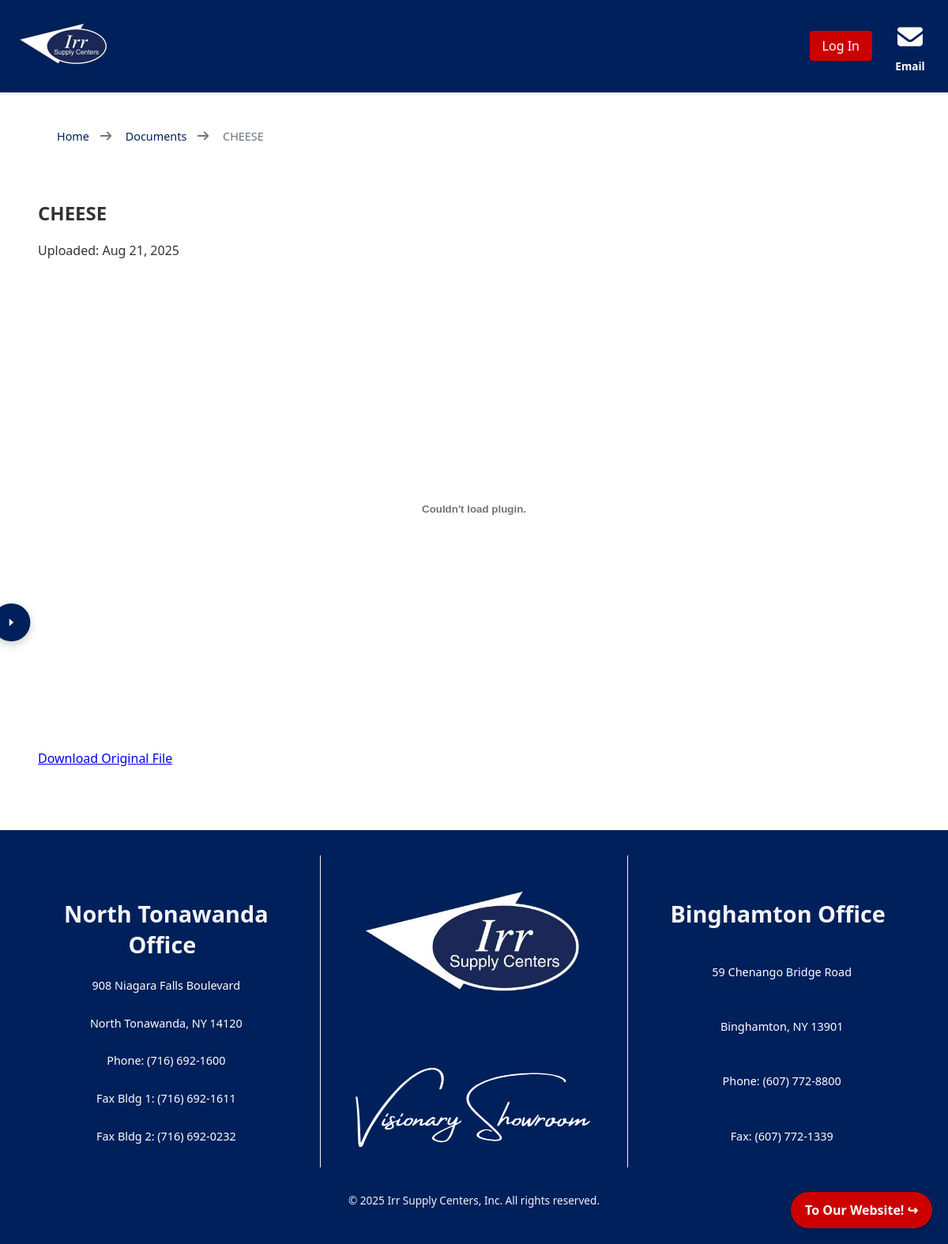
Page /documents/5/ on the committed database.
### documents/models.py (models this page shows, shortened)
class Document(models.Model):
    title = models.CharField(max_length=255)
    file = models.FileField(upload_to='documents/')
    description = models.TextField(blank=True)
    uploaded_at = models.DateTimeField(auto_now_add=True)
    uploaded_by = models.ForeignKey(User, on_delete=models.SET_NULL, null=True, blank=True)
    category = models.CharField(max_length=100, blank=True)
    thumbnail = models.ImageField(upload_to='thumbnails/', blank=True, null=True)
    department = models.ForeignKey(Department, on_delete=models.CASCADE, related_name='documents', null=True,
                                   blank=True)
    folder = models.ForeignKey(Folder, on_delete=models.SET_NULL, null=True, blank=True, related_name='documents')
    pdf_file = models.FileField(upload_to='documents/pdf/', blank=True, null=True)

### documents/views.py (the view)
# urls.py: path('<int:pk>/', views.document_detail, name='document-detail'),
def document_detail(request, pk):
    doc = get_object_or_404(Document, pk=pk)
    return render(request, 'documents/detail_widget.html', {'document': doc})

### accesscontrol/context_processors.py (called while the page is built)
def support_role(request):
    return {
        'is_support': user_has_role(request.user, 'Support') if request.user.is_authenticated else False
    }

### core/context_processors.py (called while the page is built)
def settings_context(request):
    return {
        'SHOW_ENV_BANNER': getattr(settings, 'SHOW_ENV_BANNER', False),
    }

### core/templatetags/breadcrumb_tags.py (called while the page is built)
@register.simple_tag(takes_context=True)
def get_breadcrumbs(context):
    request = context['request']
    view_name = request.resolver_match.view_name
    breadcrumb_config = BREADCRUMB_MAP.get(view_name)
    if callable(breadcrumb_config):
        breadcrumbs = breadcrumb_config(request, context)
    elif breadcrumb_config:
        breadcrumbs = breadcrumb_config
    else:
        breadcrumbs = auto_breadcrumb(view_name)
    breadcrumbs = [
        crumb for crumb in breadcrumbs
        if isinstance(crumb, dict) and 'label' in crumb and 'url' in crumb
    ]
    home_crumb = {'label': 'Home', 'url': reverse_lazy('core:home')}
    if not breadcrumbs or breadcrumbs[0]['label'] != 'Home':
        breadcrumbs.insert(0, home_crumb)
    return breadcrumbs

### core/templatetags/url_utils.py (called while the page is built)
@register.simple_tag(takes_context=True)
def is_current_url(context, url):
    request = context.get('request')
    if request:
        return request.path == url
    return False

### documents/templatetags/filename_filters.py (called while the page is built)
@register.filter
def basename(value):
    return os.path.basename(value)

### documents/templates/documents/detail_widget.html (shortened to what this page needs)
{% extends 'base.html' %}
{% load static %}
{% load filename_filters %}
{% block extra_css %}
<link rel="stylesheet" href="{% static 'css/docs_widget.css' %}">
{% endblock %}
{% block content %}
<div class="documents-container">
    <h2>{{ document.title }}</h2>
    <p>Uploaded: {{ document.uploaded_at|date:"M d, Y" }}</p>
    {% if document.pdf_file %}
    <embed src="{{ document.pdf_file.url }}" type="application/pdf" width="100%" height="600px">
    {% else %}
    <p>This file can’t be previewed.</p>
    {% endif %}
    <a href="{{ document.file.url }}" download="{{ document.file.name|basename }}">Download Original File</a>
</div>
{% endblock %}

### core/templates/components/breadcrumbs.html (shortened to what this page needs)
<nav aria-label="breadcrumb">
  <ol class="breadcrumb">
    {% for crumb in breadcrumbs %}
      {% if crumb and crumb.label %}
        <li class="breadcrumb-item {% if forloop.last %}active{% endif %}" {% if forloop.last %}aria-current="page"{% endif %}>
          {% if not forloop.last and crumb.url %}
            <a href="{{ crumb.url }}">{{ crumb.label }}</a>
            <span class="separator">
            </span>
          {% else %}
            {{ crumb.label }}
          {% endif %}
        </li>
      {% endif %}
    {% endfor %}
  </ol>
</nav>

### assets/css/base.css (style rules this page uses)
:root { --primary-blue: #00205b; --accent-red: #cc0000; --light-gray: #f4f4f4; --dark-gray: #333333; --white: #ffffff; }
body { margin: 0; font-family: 'Segoe UI', sans-serif; background-color: var(--light-gray); color: var(--dark-gray); }
.breadcrumb { list-style: none; display: flex; gap: 0.5rem; font-size: 0.9rem; }
.breadcrumb-item a { text-decoration: none; color: var(--primary-blue); }
.breadcrumb-item.active { color: #6c757d; }
.separator { display: inline-block; margin: 0 0.5rem; vertical-align: middle; }

### assets/css/docs_widget.css (style rules this page uses)
.documents-container { max-width: 1200px; margin: 2rem auto; padding: 1rem; gap: 1rem; }

### rows in the picture
Document: label "CHEESE", title "CHEESE", uploaded_at "Aug 21, 2025"

### other values in the picture
{{ crumb.label }} "Home" "Documents"
